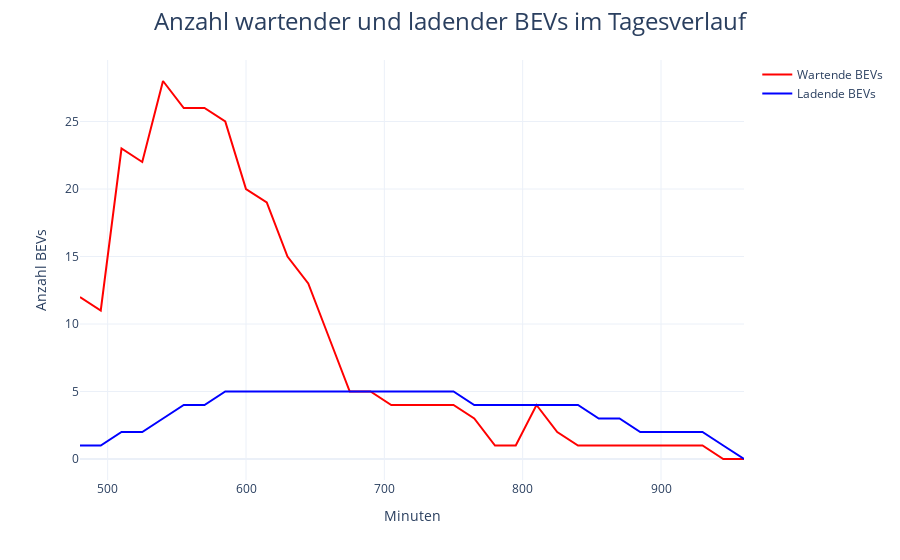

The cell this chart's notebook holds for it:
### Code cell
import figureGeneration

figureGeneration.create_bev_number_figure(simulation_data)

### Figure 1 — Plotly figure (JSON) as saved in the notebook; plotly's stock layout.template omitted (floating-point values rounded to 4 significant figures)
{"data": [{"line": {"color": "red"}, "name": "Wartende BEVs", "type": "scatter", "x": [480, 495, 510, 525, 540, 555, 570, 585, 600, 615, 630, 645, 660, 675, 690, 705, 720, 735, 750, 765, 780, 795, 810, 825, 840, 855, 870, 885, 900, 915, 930, 945, 960], "y": [12, 11, 23, 22, 28, 26, 26, 25, 20, 19, 15, 13, 9, 5, 5, 4, 4, 4, 4, 3, 1, 1, 4, 2, 1, 1, 1, 1, 1, 1, 1, 0, 0]}, {"line": {"color": "blue"}, "name": "Ladende BEVs", "type": "scatter", "x": [480, 495, 510, 525, 540, 555, 570, 585, 600, 615, 630, 645, 660, 675, 690, 705, 720, 735, 750, 765, 780, 795, 810, 825, 840, 855, 870, 885, 900, 915, 930, 945, 960], "y": [1, 1, 2, 2, 3, 4, 4, 5, 5, 5, 5, 5, 5, 5, 5, 5, 5, 5, 5, 4, 4, 4, 4, 4, 4, 3, 3, 2, 2, 2, 2, 1, 0]}], "layout": {"legend": {"tracegroupgap": 0}, "margin": {"t": 60}, "title": {"font": {"size": 24}, "text": "Anzahl wartender und ladender BEVs im Tagesverlauf", "x": 0.5, "xanchor": "center"}, "xaxis": {"anchor": "y", "domain": [0, 1], "title": {"text": "Minuten"}}, "yaxis": {"anchor": "x", "domain": [0, 1], "title": {"text": "Anzahl BEVs"}}}}
